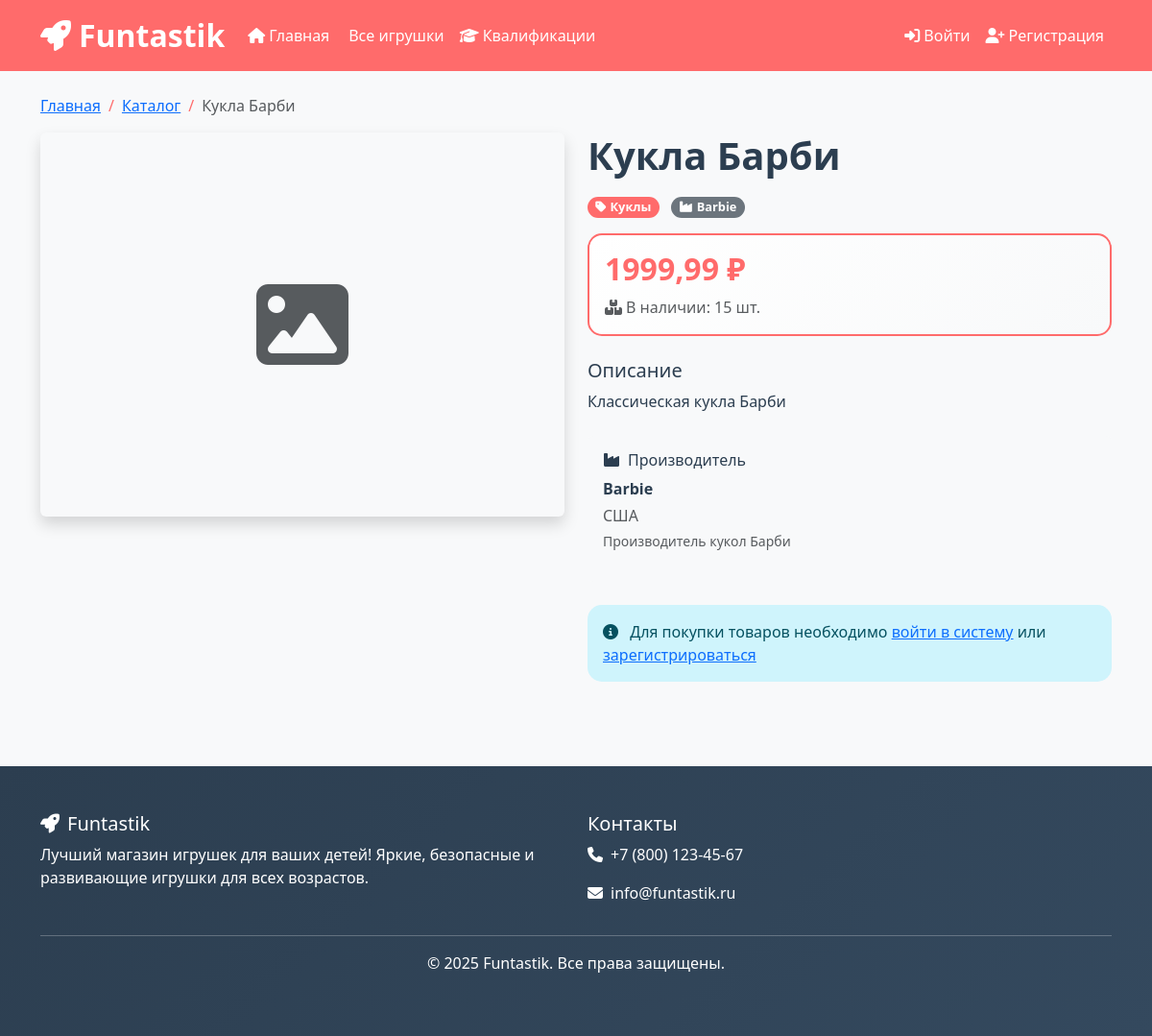
The page /catalog/2/ on the database as committed earlier.
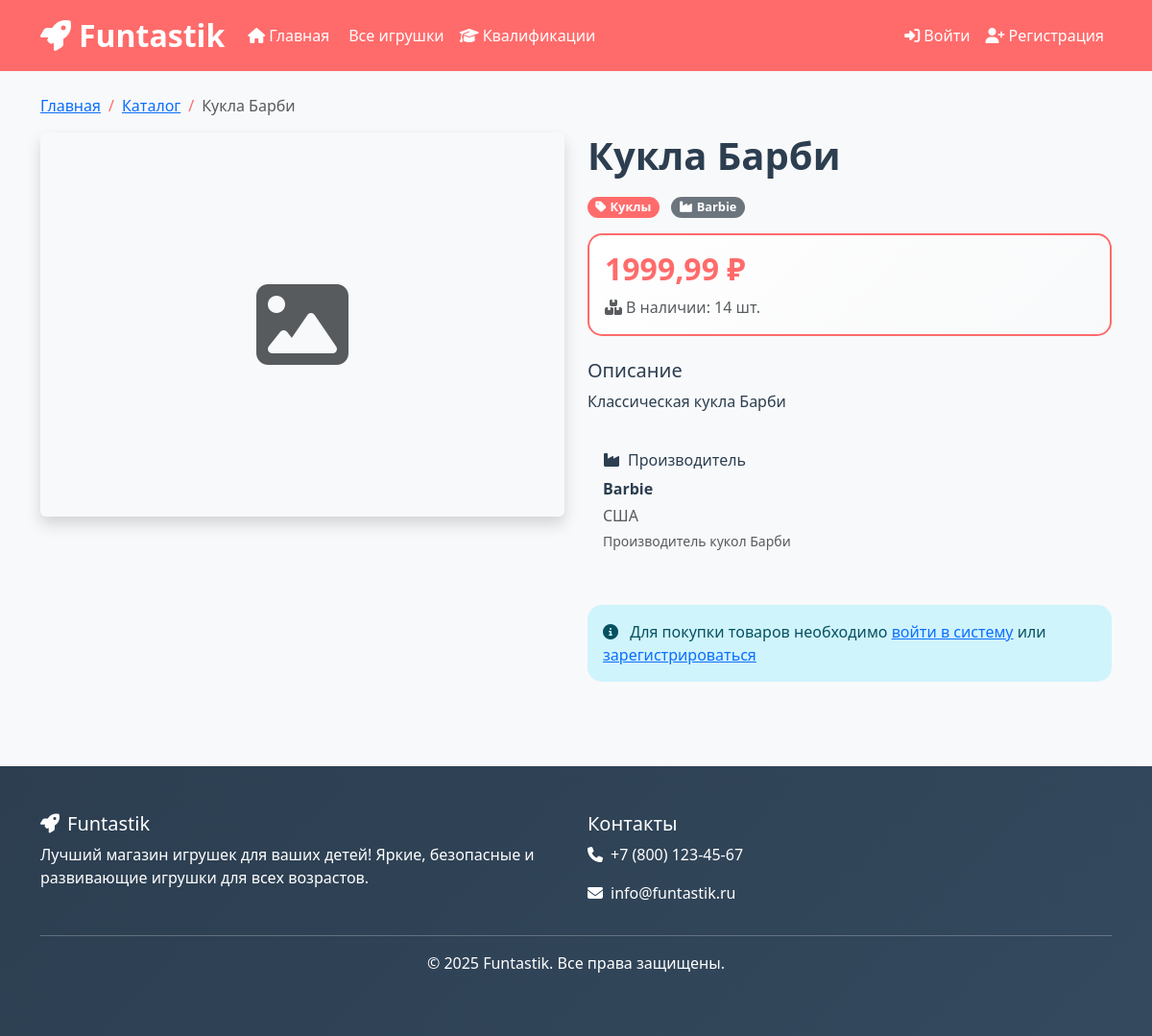
The same page on the database as committed later.
### store/models.py (models this page shows, shortened)
class Product(models.Model):
    название = models.CharField(max_length=200, verbose_name="Название товара")
    описание = models.TextField(verbose_name="Описание товара")
    фото_товара = models.ImageField(upload_to='products/', verbose_name="Фото товара", blank=True, null=True)
    цена = models.DecimalField(max_digits=10, decimal_places=2, verbose_name="Цена")
    количество_на_складе = models.IntegerField(verbose_name="Количество на складе")
    категория = models.ForeignKey(Category, on_delete=models.CASCADE, verbose_name="Категория")
    производитель = models.ForeignKey(Manufacturer, on_delete=models.CASCADE, verbose_name="Производитель")
    создан = models.DateTimeField(auto_now_add=True, verbose_name="Дата создания")
    обновлен = models.DateTimeField(auto_now=True, verbose_name="Дата обновления")
    class Meta:
        verbose_name = "Товар"
        verbose_name_plural = "Товары"
        ordering = ['-создан']

class Category(models.Model):
    название = models.CharField(max_length=100, verbose_name="Название категории")
    описание = models.TextField(blank=True, null=True, verbose_name="Описание")
    class Meta:
        verbose_name = "Категория товара"
        verbose_name_plural = "Категории товаров"

class Manufacturer(models.Model):
    название = models.CharField(max_length=100, verbose_name="Название производителя")
    страна = models.CharField(max_length=100, verbose_name="Страна")
    описание = models.TextField(blank=True, null=True, verbose_name="Описание")
    class Meta:
        verbose_name = "Производитель"
        verbose_name_plural = "Производители"

### store/views.py (the view)
# urls.py: path('catalog/<int:product_id>/', views.product_detail, name='product_detail'),
def product_detail(request, product_id):
    product = get_object_or_404(Product, id=product_id)
    related_products = Product.objects.filter(
        категория=product.категория,
        количество_на_складе__gt=0
    ).exclude(id=product.id)[:4]
    return render(request, 'store/product_detail.html', {
        'product': product,
        'related_products': related_products,
    })

### templates/store/product_detail.html (shortened to what the changed rows need)
{% extends 'base.html' %}
{% load static %}
{% block content %}
<div class="container py-4">
    <nav aria-label="breadcrumb">
        <ol class="breadcrumb">
            <li class="breadcrumb-item"><a href="{% url 'index' %}">Главная</a></li>
            <li class="breadcrumb-item"><a href="{% url 'product_list' %}">Каталог</a></li>
            <li class="breadcrumb-item active">{{ product.название }}</li>
        </ol>
    </nav>
    <div class="row">
        <div class="col-lg-6">
            <h1 class="fw-bold mb-3">{{ product.название }}</h1>
            <div class="mb-3">
                <span class="badge bg-primary me-2">
                    <i class="fas fa-tag me-1"></i>{{ product.категория.название }}
                </span>
                <span class="badge bg-secondary">
                    <i class="fas fa-industry me-1"></i>{{ product.производитель.название }}
                </span>
            </div>
            <div class="price-section mb-4">
                <h2 class="text-primary fw-bold">{{ product.цена }} ₽</h2>
                <p class="text-muted mb-0">
                    <i class="fas fa-boxes me-1"></i>В наличии: {{ product.количество_на_складе }} шт.
                </p>
            </div>
            <div class="description mb-4">
                <h5>Описание</h5>
                <p>{{ product.описание }}</p>
            </div>
            <div class="manufacturer-info mb-4 p-3 bg-light rounded">
                <h6><i class="fas fa-industry me-2"></i>Производитель</h6>
                <p class="mb-1"><strong>{{ product.производитель.название }}</strong></p>
                <p class="mb-1 text-muted">{{ product.производитель.страна }}</p>
                {% if product.производитель.описание %}
                    <p class="small text-muted">{{ product.производитель.описание }}</p>
                {% endif %}
            </div>
            {% if user.is_authenticated %}
                {% if product.количество_на_складе > 0 %}
                    <form method="post" action="{% url 'add_to_cart' product.id %}" class="add-to-cart-form">
                        {% csrf_token %}
                        <input type="hidden" name="product_id" value="{{ product.id }}">
                        <div class="row mb-3">
                            <div class="col-md-4">
                                <label for="quantity" class="form-label">Количество:</label>
                                <input type="number" class="form-control" name="quantity" id="quantity"
                                       value="1" min="1" max="{{ product.количество_на_складе }}">
                            </div>
                        </div>
                        <button type="submit" class="btn btn-primary btn-lg me-2">
                            <i class="fas fa-cart-plus me-1"></i>Добавить в корзину
                        </button>
                        <a href="{% url 'cart' %}" class="btn btn-outline-primary btn-lg">
                            <i class="fas fa-shopping-cart me-1"></i>Перейти в корзину
                        </a>
                    </form>
                {% else %}
                    <div class="alert alert-warning">
                        <i class="fas fa-exclamation-triangle me-2"></i>
                        К сожалению, этот товар временно отсутствует на складе
                    </div>
                {% endif %}
            {% else %}
                <div class="alert alert-info">
                    <i class="fas fa-info-circle me-2"></i>
                    Для покупки товаров необходимо <a href="{% url 'login' %}">войти в систему</a>
                    или <a href="{% url 'register' %}">зарегистрироваться</a>
                </div>
            {% endif %}
        </div>
    </div>
</div>
{% endblock %}

Rows that differ between the two databases and show on the page:
changed Product "Кукла Барби": количество_на_складе "15" → "14"
